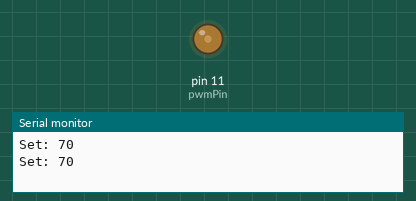
A sketch run on a simulated Arduino Uno, built with avr-gcc and run on an emulated ATmega328P. Parts: output pins drawn as LEDs (lit = HIGH), the last lines printed to the serial monitor.

Above: at 0.2 s.
At 18.96 s:
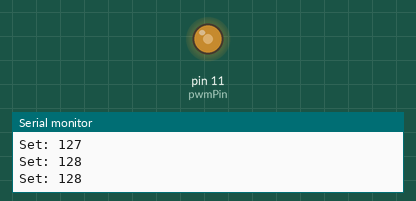
At 38.63 s:
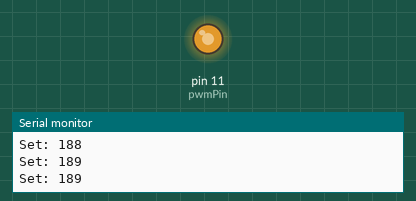
Timing chart, 0 to 40.0 s (numbered marks = the images above):
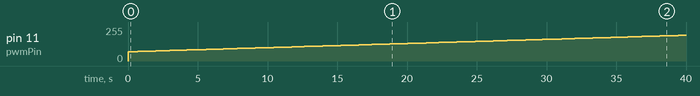

Measured:
- by itself, pin 11 (pwmPin): moves from 70/255 to 193/255 over 39.3 s

The sketch:

analogVoltmeterClockTest.ino
```cpp
// MegaSaturnv 2017-02-23

#define pwmPin 11
#define voltmeterMin 70
#define voltmeterMax 255

void setup() {
  Serial.begin(9600);
  pinMode(pwmPin, OUTPUT);
  analogWrite(pwmPin, voltmeterMin);

  /*delay(3000);
  analogWrite(pwmPin, voltmeterMax);
  delay(3000);*/
}

void loop() {
  //byte pwmInt = int((float(millis() % 60000) / 60000) * 255);
  byte pwmInt = map((float(millis() % 60000) / 60), 0, 1000, voltmeterMin, voltmeterMax+1);
  analogWrite(pwmPin, pwmInt);
  Serial.println("Set: " + String(pwmInt));
  delay(100);
}
```
